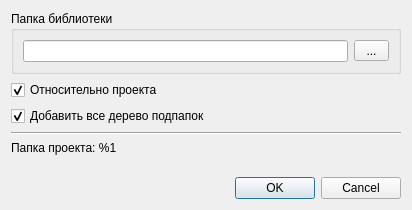
<?xml version="1.0" encoding="UTF-8"?>
<ui version="4.0">
 <class>AddLibraryDialog</class>
 <widget class="QDialog" name="AddLibraryDialog">
  <property name="geometry">
   <rect>
    <x>0</x>
    <y>0</y>
    <width>412</width>
    <height>210</height>
   </rect>
  </property>
  <property name="minimumSize">
   <size>
    <width>412</width>
    <height>210</height>
   </size>
  </property>
  <property name="windowTitle">
   <string>Добавление библиотеки</string>
  </property>
  <layout class="QVBoxLayout" name="verticalLayout">
   <item>
    <widget class="QGroupBox" name="groupBox">
     <property name="title">
      <string>Папка библиотеки</string>
     </property>
     <layout class="QHBoxLayout" name="horizontalLayout" stretch="0,0">
      <item>
       <widget class="QLineEdit" name="lineEditDirectory"/>
      </item>
      <item>
       <widget class="QToolButton" name="toolButtonChooseDirectory">
        <property name="minimumSize">
         <size>
          <width>35</width>
          <height>0</height>
         </size>
        </property>
        <property name="text">
         <string>...</string>
        </property>
        <property name="icon">
         <iconset resource="Resources/Resources.qrc">
          <normaloff>:/FolderOpen_x16.png</normaloff>:/FolderOpen_x16.png</iconset>
        </property>
       </widget>
      </item>
     </layout>
    </widget>
   </item>
   <item>
    <widget class="QCheckBox" name="checkBoxIsRelative">
     <property name="text">
      <string>Относительно проекта</string>
     </property>
     <property name="checked">
      <bool>true</bool>
     </property>
    </widget>
   </item>
   <item>
    <widget class="QCheckBox" name="checkBoxIsRecursive">
     <property name="text">
      <string>Добавить все дерево подпапок</string>
     </property>
     <property name="checked">
      <bool>true</bool>
     </property>
    </widget>
   </item>
   <item>
    <widget class="Line" name="line">
     <property name="orientation">
      <enum>Qt::Horizontal</enum>
     </property>
    </widget>
   </item>
   <item>
    <widget class="QLabel" name="labelProjectFolder">
     <property name="text">
      <string>Папка проекта: %1</string>
     </property>
     <property name="alignment">
      <set>Qt::AlignLeading|Qt::AlignLeft|Qt::AlignTop</set>
     </property>
     <property name="wordWrap">
      <bool>true</bool>
     </property>
    </widget>
   </item>
   <item>
    <spacer name="spacer"/>
   </item>
   <item>
    <widget class="QDialogButtonBox" name="buttonBox">
     <property name="orientation">
      <enum>Qt::Horizontal</enum>
     </property>
     <property name="standardButtons">
      <set>QDialogButtonBox::Cancel|QDialogButtonBox::Ok</set>
     </property>
    </widget>
   </item>
  </layout>
  <zorder>groupBox</zorder>
  <zorder>buttonBox</zorder>
  <zorder>checkBoxIsRecursive</zorder>
  <zorder>checkBoxIsRelative</zorder>
  <zorder>labelProjectFolder</zorder>
  <zorder>line</zorder>
  <zorder>spacer</zorder>
 </widget>
 <resources>
  <include location="Resources/Resources.qrc"/>
 </resources>
 <connections>
  <connection>
   <sender>buttonBox</sender>
   <signal>accepted()</signal>
   <receiver>AddLibraryDialog</receiver>
   <slot>accept()</slot>
   <hints>
    <hint type="sourcelabel">
     <x>248</x>
     <y>254</y>
    </hint>
    <hint type="destinationlabel">
     <x>157</x>
     <y>274</y>
    </hint>
   </hints>
  </connection>
  <connection>
   <sender>buttonBox</sender>
   <signal>rejected()</signal>
   <receiver>AddLibraryDialog</receiver>
   <slot>reject()</slot>
   <hints>
    <hint type="sourcelabel">
     <x>316</x>
     <y>260</y>
    </hint>
    <hint type="destinationlabel">
     <x>286</x>
     <y>274</y>
    </hint>
   </hints>
  </connection>
 </connections>
</ui>
